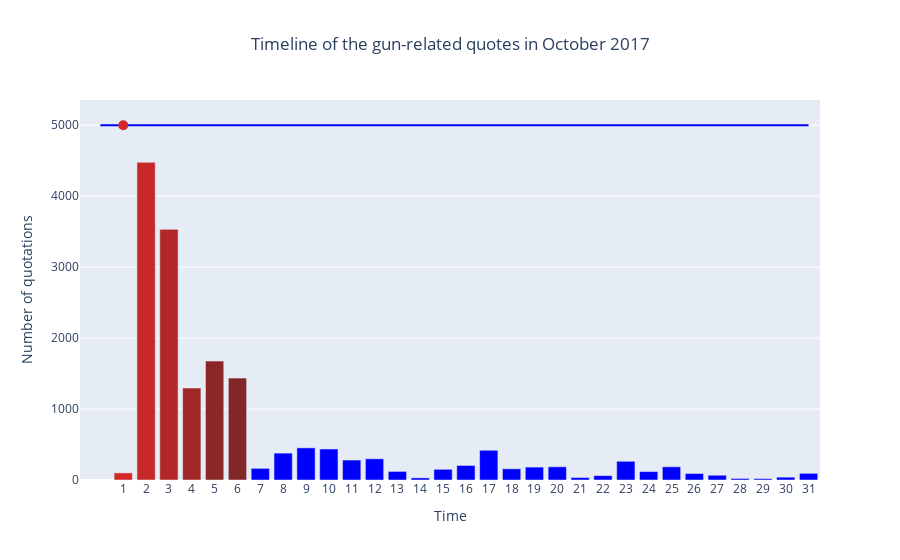

This figure's notebook cell:
### Code cell
# Interractive figure for the website : number of quotes in October 2017

fig = go.Figure()

colors = ['blue',] * 31  # 'rgb(31, 119, 180)'
colors[0] = 'rgb(214, 39, 40)'
colors[1] = 'rgb(200, 39, 40)'
colors[2] = 'rgb(180, 39, 40)'
colors[3] = 'rgb(160, 39, 40)'
colors[4] = 'rgb(140, 39, 40)'
colors[5] = 'rgb(130, 39, 40)'
colors2 = colors[0]


fig.add_trace(go.Bar(x=np.linspace(1,31,31), y=oct_.groupby(oct_['date'].dt.day).numOccurrences.sum(),
                     marker_color=colors, name='Timeline'))
# fig = px.bar(df, x=np.linspace(1,64,64), y=df.groupby(df['date'].dt.to_period('M')).numOccurrences.sum(), labels=dict(x="Time", y="Number of quotes"))
# fig = px.bar(data, x='Time', y='Number of quotes')

fig.update_layout(
    uniformtext=dict(mode='hide'),
    xaxis = dict(
        tickmode = 'array',
        tickvals = np.linspace(1,31,31, dtype='int')
    ),
    title={'text':'Timeline of the gun-related quotes in October 2017', 'x':0.5, 'xanchor':'center'},
   showlegend=False, 
    )

fig.update_xaxes(title_text='Time', fixedrange=False)
fig.update_yaxes(title_text='Number of quotations')

lab_event = labels_events[3] #'Las Vegas shooting'

fig.add_trace(go.Scatter(
    x=[0, 31],
    y=[5000, 5000],
    mode="lines",
    marker_color=colors[30]
))

fig.add_trace(go.Scatter(
    x=[1],
    y=[5000],
    mode="markers",
    marker_color=colors2,
    marker_size=10,
    text=lab_event,
    name="Events",
    textposition="top center"
))

fig.show()
# fig.write_html("timelineyouhouuuu.html")

# Save the plot on Theo's account
py.plot(fig, filename = 'timeline-oct2017', auto_open=True)

### Figure 1 — Plotly figure (JSON) as saved in the notebook; plotly's stock layout.template omitted (floating-point values rounded to 4 significant figures)
{"data": [{"marker": {"color": ["rgb(214, 39, 40)", "rgb(200, 39, 40)", "rgb(180, 39, 40)", "rgb(160, 39, 40)", "rgb(140, 39, 40)", "rgb(130, 39, 40)", "blue", "blue", "blue", "blue", "blue", "blue", "blue", "blue", "blue", "blue", "blue", "blue", "blue", "blue", "blue", "blue", "blue", "blue", "blue", "blue", "blue", "blue", "blue", "blue", "blue"]}, "name": "Timeline", "type": "bar", "x": [1, 2, 3, 4, 5, 6, 7, 8, 9, 10, 11, 12, 13, 14, 15, 16, 17, 18, 19, 20, 21, 22, 23, 24, 25, 26, 27, 28, 29, 30, 31], "y": [100, 4478, 3533, 1296, 1676, 1436, 164, 379, 453, 437, 281, 299, 121, 30, 151, 205, 419, 158, 182, 186, 35, 62, 264, 119, 186, 91, 67, 22, 19, 40, 94]}, {"marker": {"color": "blue"}, "mode": "lines", "type": "scatter", "x": [0, 31], "y": [5000, 5000]}, {"marker": {"color": "rgb(214, 39, 40)", "size": 10}, "mode": "markers", "name": "Events", "text": "10 Jan 2017:\nLas Vegas shooting", "textposition": "top center", "type": "scatter", "x": [1], "y": [5000]}], "layout": {"showlegend": false, "title": {"text": "Timeline of the gun-related quotes in October 2017", "x": 0.5, "xanchor": "center"}, "uniformtext": {"mode": "hide"}, "xaxis": {"fixedrange": false, "tickmode": "array", "tickvals": [1, 2, 3, 4, 5, 6, 7, 8, 9, 10, 11, 12, 13, 14, 15, 16, 17, 18, 19, 20, 21, 22, 23, 24, 25, 26, 27, 28, 29, 30, 31], "title": {"text": "Time"}}, "yaxis": {"title": {"text": "Number of quotations"}}}}
